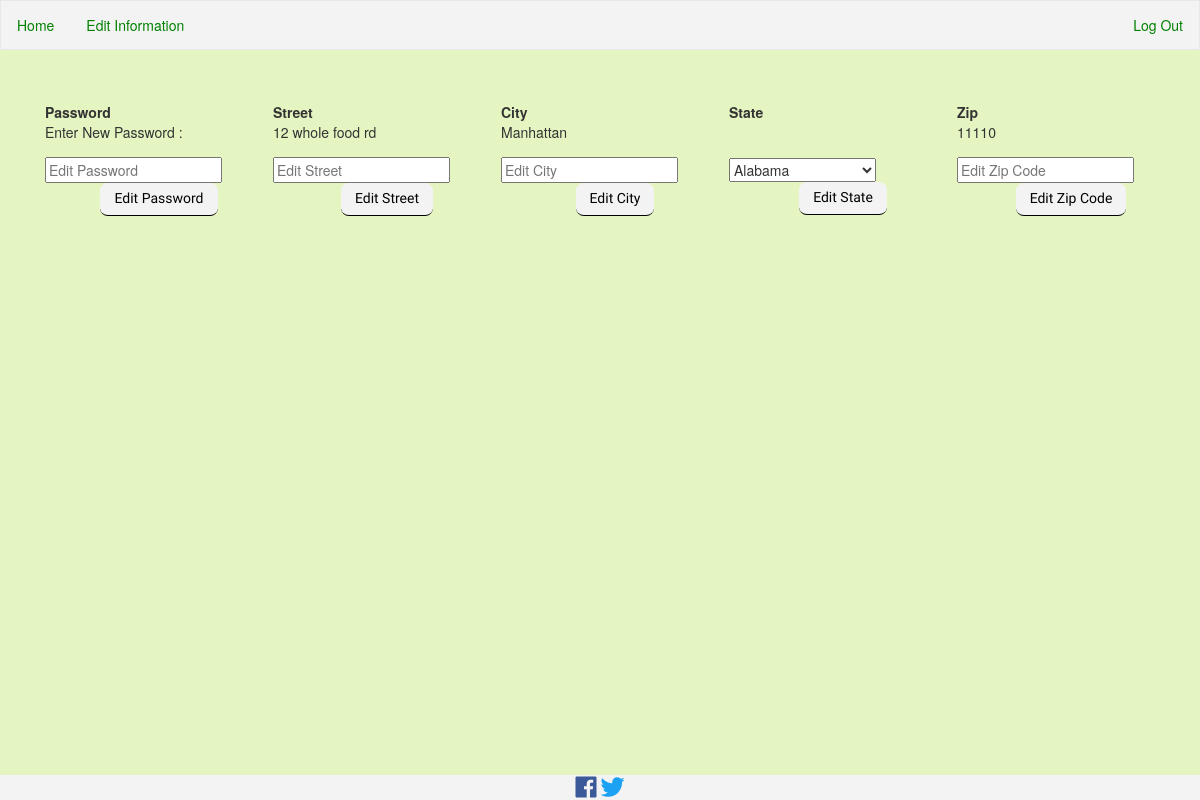
Screenshot of /personInfo2.php (signed in) with the database file from the repository.
### tables this page shows
CREATE TABLE `users` (
  `userID` int(10) UNSIGNED NOT NULL,
  `first_name` varchar(35) NOT NULL,
  `last_name` varchar(35) NOT NULL,
  `email` varchar(35) NOT NULL,
  `passwordd` varchar(1000) NOT NULL,
  `street` varchar(35) NOT NULL,
  `city` varchar(35) NOT NULL,
  `statee` varchar(2) NOT NULL,
  `zip` varchar(5) NOT NULL,
  `typee` int(11) NOT NULL,
  `avail` varchar(1000) NOT NULL
);

### personInfo2.php (the view, shortened to what this page needs)
<?php
include('includes/headerFood.php');
echo '<br><br><br>';
$userID=$_SESSION['userID'];
$query2 = "SELECT * FROM users WHERE userID='$userID'";
$run2 = mysqli_query($dbc, $query2);
echo "<div class='container'> <div class='row'> <div class='col'>";
echo "<table class='tbody'>";
echo "<tr>";
    echo "<th>Password</th><th>Street</th><th>City</th><th>State</th><th>Zip</th>";
echo "</tr>";
while($row2 = mysqli_fetch_array($run2, MYSQLI_ASSOC)){
    echo "<tr>";
     echo "<td>Enter New Password :</td>";
     echo "<td>{$row2['street']}</td>";
    echo "<td>{$row2['city']}</td>";
    echo "<td>{$row2['state']}</td>";
    echo "<td>{$row2['zip']}</td>";
		echo "</tr>";
    echo "<tr>";
   echo "<td><form method='post' action='editInfo3.php'>";
    echo "<input type='text' name='editPass' placeholder='Edit Password' pattern='(?=.*\d)(?=.*[a-z])(?=.*[A-Z]).{8,}' title='at least one number and one uppercase and lowercase letter, and at least 8 or more characters'>";
     echo "<br><input type='submit' value='Edit Password'></td>";
      echo "<td><form method='post' action='editInfo3.php'>";
    echo "<input type='text' name='editStreet' placeholder='Edit Street'>";
     echo "<br><input type='submit' value='Edit Street'></form></td>";
     echo "<td><form method='post' action='editInfo3.php'>";
    echo "<input type='text' name='editCity' placeholder='Edit City'>";
     echo "<br><input type='submit' value='Edit City'></form></td>";
     echo "<td><form method='post' action='editInfo3.php'>";
    echo '<select name="editState">
	<option value="AL">Alabama</option>
	<option value="AK">Alaska</option>
	<option value="AZ">Arizona</option>
	<option value="AR">Arkansas</option>
	<option value="CA">California</option>
	<option value="CO">Colorado</option>
	<option value="CT">Connecticut</option>
	<option value="DE">Delaware</option>
	<option value="DC">District Of Columbia</option>
	<option value="FL">Florida</option>
	<option value="GA">Georgia</option>
	<option value="HI">Hawaii</option>
	<option value="ID">Idaho</option>
	<option value="IL">Illinois</option>
	<option value="IN">Indiana</option>
	<option value="IA">Iowa</option>
	<option value="KS">Kansas</option>
	<option value="KY">Kentucky</option>
	<option value="LA">Louisiana</option>
	<option value="ME">Maine</option>
	<option value="MD">Maryland</option>
	<option value="MA">Massachusetts</option>
	<option value="MI">Michigan</option>
	<option value="MN">Minnesota</option>
	<option value="MS">Mississippi</option>
	<option value="MO">Missouri</option>
	<option value="MT">Montana</option>
	<option value="NE">Nebraska</option>
	<option value="NV">Nevada</option>
	<option value="NH">New Hampshire</option>
	<option value="NJ">New Jersey</option>
	<option value="NM">New Mexico</option>
	<option value="NY">New York</option>
	<option value="NC">North Carolina</option>
	<option value="ND">North Dakota</option>
	<option value="OH">Ohio</option>
	<option value="OK">Oklahoma</option>
	<option value="OR">Oregon</option>
	<option value="PA">Pennsylvania</option>
	<option value="RI">Rhode Island</option>
	<option value="SC">South Carolina</option>
	<option value="SD">South Dakota</option>
	<option value="TN">Tennessee</option>
	<option value="TX">Texas</option>
	<option value="UT">Utah</option>
	<option value="VT">Vermont</option>
	<option value="VA">Virginia</option>
	<option value="WA">Washington</option>
	<option value="WV">West Virginia</option>
	<option value="WI">Wisconsin</option>
	<option value="WY">Wyoming</option>
</select>';
     echo "<br><input type='submit' value='Edit State'></form></td>";
     echo "<td><form method='post' action='editInfo3.php'>";
    echo "<input type='text' name='editZip' placeholder='Edit Zip Code' pattern='[0-9]+' minlength='5' maxlength='5'>";
     echo "<br><input type='submit' value='Edit Zip Code'></form></td>";
    echo "</tr>";
}
echo "</table>";
echo "</div></div></div>";
include('includes/footer2.php');
?>

### css/compfood.css (style rules this page uses)
body { background-color:#e4f5c1 ; }
input[type="submit"] { font-family: 'Varela Round'; background-color:#f3f3f3; border-color:#f3f3f3; color: black; display: block; margin: 0 auto 1.5em auto; max-width: none; padding: .5em 1em; border: 0; border-bottom: .125em solid; border-radius: .5625em; font-size: inherit; font-weight: 500; line-height: 1.25; text-align: center; text-decoration: none; }
tr { width: 100%; display: inline-table; table-layout: fixed; }
table { height:250px; margin-bottom: 20px; }

### includes/headerFood.php (style rules this page uses)
td { overflow: scroll; padding-bottom: 15px; }

### rows the page displays
users: street "12 whole food rd", city "Manhattan", zip "11110"
